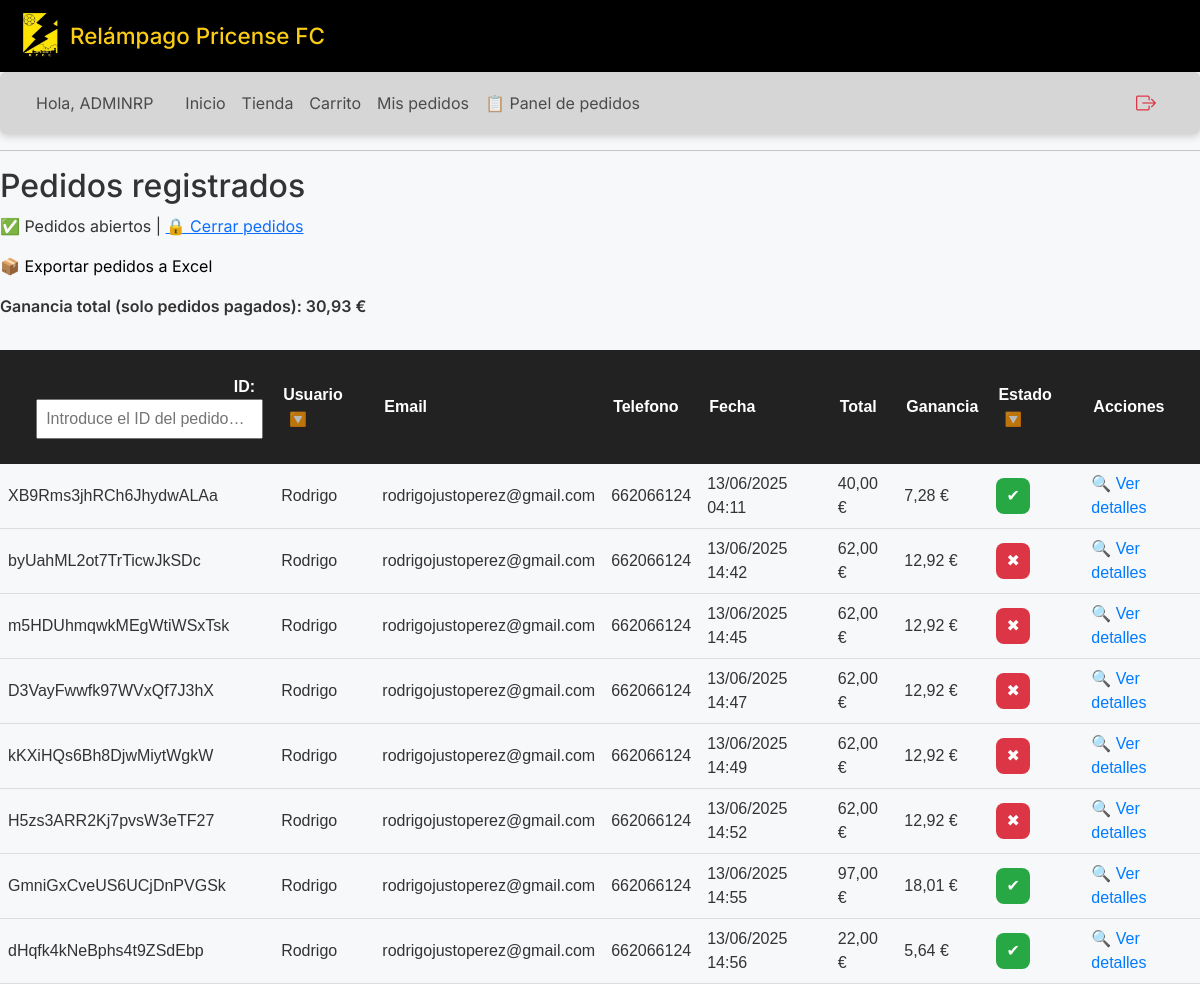
The app's page /panel/pedidos/ (signed in), older data.
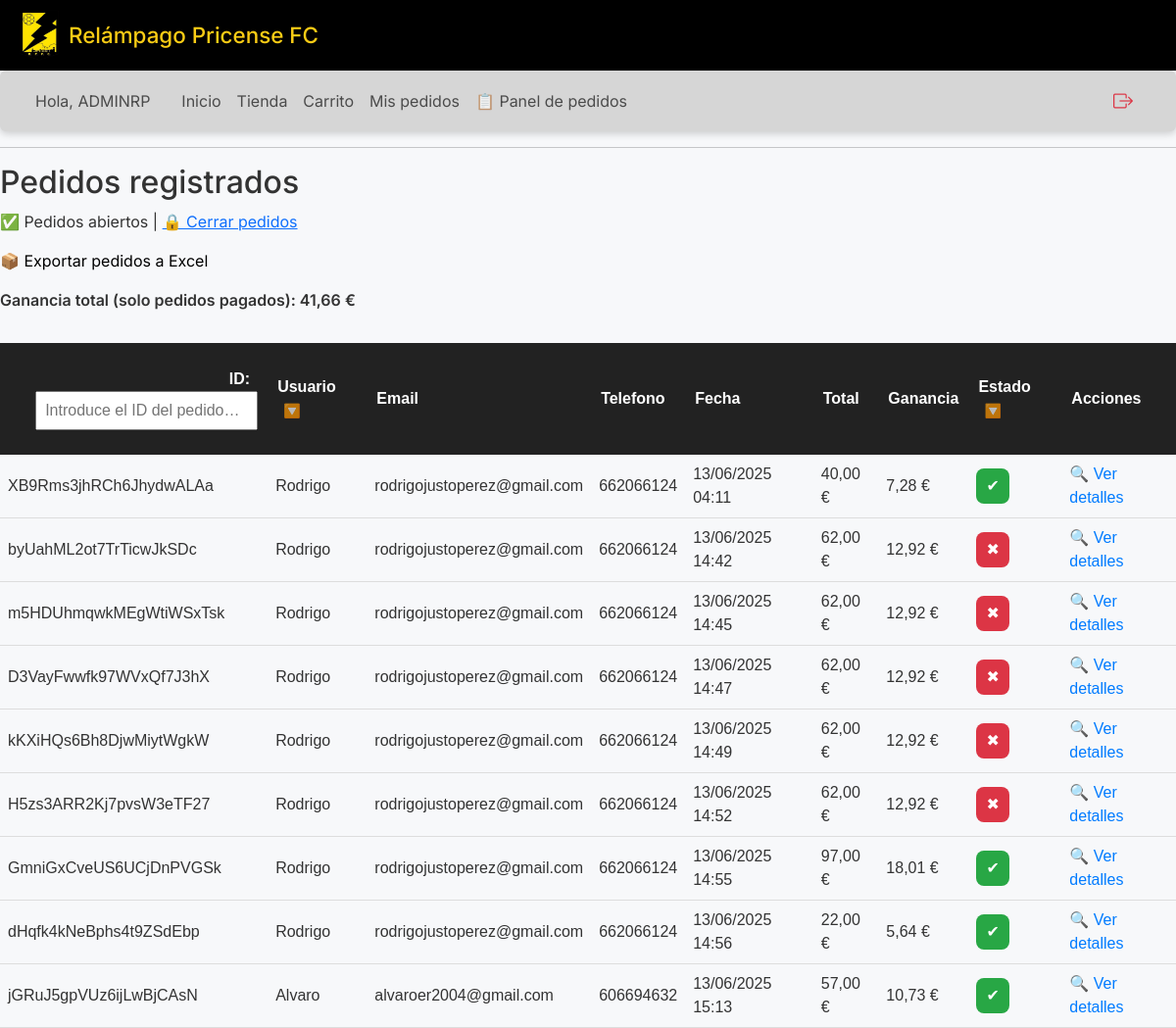
The same page, newer data.
### relampagoweb/models.py (models this page shows, shortened)
class Pedido(models.Model):
    usuario = models.ForeignKey(settings.AUTH_USER_MODEL, on_delete=models.CASCADE, related_name='pedidos')
    fecha = models.DateTimeField(auto_now_add=True)
    pagado = models.BooleanField(default=False)
    id = models.CharField(primary_key=True, max_length=22, default=shortuuid.uuid, editable=False)
    usar_descuento = models.BooleanField(default=False)
    from decimal import Decimal
    @property
    def total(self):
        PRECIO_CAMISETA_NORMAL   = Decimal('22.00')
        PRECIO_CAMISETA_DESC     = Decimal('20.00')
        total = Decimal('0.00')
        num_camisetas = 0
        for linea in self.lineas.all():
            if linea.compra_tipo == 'solo_camiseta':
                num_camisetas += 1
            else:
                total += linea.producto.precio
        if num_camisetas:
            pares   = (num_camisetas // 2) if self.usar_descuento else 0
            sueltas = num_camisetas - (pares * 2)
            total += (pares * 2) * PRECIO_CAMISETA_DESC
            total += sueltas * PRECIO_CAMISETA_NORMAL
        return total

class Usuario(AbstractBaseUser, PermissionsMixin):
    name = models.CharField(max_length=100)
    apellidos = models.CharField(max_length=100)
    telefono = models.CharField(max_length=20)
    email = models.EmailField(unique=True)
    is_active = models.BooleanField(default=True)
    is_staff = models.BooleanField(default=False)
    is_gestor = models.BooleanField(default=False)
    USERNAME_FIELD = 'email'
    REQUIRED_FIELDS = ['name', 'apellidos']
    objects = UsuarioManager()

class LineaPedido(models.Model):
    pedido = models.ForeignKey(Pedido, on_delete=models.CASCADE, related_name='lineas')
    producto = models.ForeignKey(Producto, on_delete=models.CASCADE)
    talla = models.CharField(max_length=10)
    nombre_dorsal = models.CharField(max_length=100, blank=True, null=True)
    numero_dorsal = models.PositiveIntegerField(blank=True, null=True)
    compra_tipo = models.CharField(max_length=20, blank=True, null=True)  # <- AÑADIDO
    precio_unitario = models.DecimalField(max_digits=6, decimal_places=2, default=0.00)
    costo_unitario  = models.DecimalField(max_digits=6, decimal_places=2, default=0.00)

class Producto(models.Model):
    TIPO_PRODUCTO = (
        ('Camiseta', 'Camiseta'),
        ('Equipación', 'Equipación'),
        ('Sudadera', 'Sudadera'),
    )
    nombre = models.CharField(max_length=100)
    tipo = models.CharField(max_length=20, choices=TIPO_PRODUCTO)
    descripcion = models.TextField(blank=True)
    imagen = models.ImageField(upload_to='productos/')
    precio = models.DecimalField(max_digits=6, decimal_places=2)
    precio_camiseta_sola = models.DecimalField(
        max_digits=6, decimal_places=2,
        null=True, blank=True,
        help_text="Coste unitario de la camiseta suelta (si procede)"
    )
    precio_camiseta_descuento = models.DecimalField(
        max_digits=6, decimal_places=2,
        null=True, blank=True,
        help_text="Coste unitario de la camiseta suelta con descuento (si procede)"
    )
    coste_provedor= models.DecimalField(
        max_digits=6, decimal_places=2,
        null=False, blank=True,
        help_text="Precio que pagamos al proveedor por el producto, usar para equipaciones completas y sudaderas",
        default=Decimal('35.00')
    )
    coste_provedor_camiseta = models.DecimalField(
        max_digits=6, decimal_places=2,
        null=True, blank=True,
        help_text="Precio que pagamos al proveedor por la equipación solo camiseta",
        default=Decimal('22.00')
    )

### relampagoweb/views.py (the view)
# urls.py: path('panel/pedidos/', lista_pedidos_view, name='lista_pedidos'),
@user_passes_test(es_admin)
def lista_pedidos_view(request):
    pedidos = Pedido.objects.prefetch_related('lineas__producto').order_by('-usuario__name')
    for pedido in pedidos:
        ganancia_pedido = Decimal('0.00')
        for linea in pedido.lineas.all():
            ganancia_pedido += (linea.precio_unitario - linea.costo_unitario)
        pedido.ganancia_calc = ganancia_pedido
    ganancias_totales = Decimal('0.00')
    lineas_pagadas = LineaPedido.objects.filter(pedido__pagado=True).only('precio_unitario', 'costo_unitario')
    for linea in lineas_pagadas:
        ganancias_totales += (linea.precio_unitario - linea.costo_unitario)
    config = get_configuracion()
    return render(request, 'admin/lista_pedidos.html', {
        'pedidos': pedidos,
        'config': config,
        'ganancias_totales': ganancias_totales,
    })

### relampagoweb/views.py (called while the page is built)
def es_admin(user):
    return user.is_authenticated and user.is_staff

def get_configuracion():
    config, created = Configuracion.objects.get_or_create(id=1)
    return config

### relampagoweb/templates/admin/lista_pedidos.html (shortened to what this page needs)
{% extends "base.html" %}
{% block content %}
<h2>Pedidos registrados</h2>
<p>
  {% if config.pedidos_abiertos %}
    ✅ Pedidos abiertos |
    <a href="{% url 'alternar_pedidos' %}">🔒 Cerrar pedidos</a>
  {% else %}
    ❌ Pedidos cerrados |
    <a href="{% url 'alternar_pedidos' %}">🔓 Abrir pedidos</a>
  {% endif %}
</p>
<p>
  <a href="{% url 'exportar_pedidos' %}" style="text-decoration: none; color: black;">
    📦 Exportar pedidos a Excel
  </a>
</p>
<p style="font-weight:600; margin-bottom:1em;">
  Ganancia total (solo pedidos pagados): {{ ganancias_totales|floatformat:2 }} €
</p>
<div class="table-responsive">
  <table id="tabla-pedidos">
    <thead>
      <tr>
        <th><div style="margin: 15px 0; text-align: right;">
  <label for="buscador-id" style="margin-right: 8px; font-weight: 600;">ID:</label>
  <input
    id="buscador-id"
    type="text"
    placeholder="Introduce el ID del pedido…"
    style="padding: 6px 8px; max-width: 260px;"
  >
</div></th>
        <th class="sortable">Usuario <span class="filtro-icono">🔽</span></th>
        <th>Email</th>
        <th>Telefono</th>
        <th>Fecha</th>
        <th>Total</th>
        <th>Ganancia</th>
        <th class="sortable">Estado <span class="filtro-icono">🔽</span></th>
        <th>Acciones</th>
      </tr>
    </thead>
    <tbody>
      {% for pedido in pedidos %}
      <tr>
        <td>{{ pedido.id }}</td>
        <td>{{ pedido.usuario.name }}</td>
        <td>{{ pedido.usuario.email }}</td>
        <td>{{ pedido.usuario.telefono }}</td>
        <td>{{ pedido.fecha|date:"d/m/Y H:i" }}</td>
        <td>{{ pedido.total }} €</td>
        <td>{{ pedido.ganancia_calc|floatformat:2 }} €</td>
        <td>
          <form method="POST" action="{% url 'cambiar_estado_pedido' pedido.id %}" class="estado-form">
            {% if pedido.pagado %}
              <button type="submit" class="estado-btn estado-pagado" title="Marcar como moroso">✔</button>
            {% else %}
              <button type="submit" class="estado-btn estado-moroso" title="Marcar como pagado">✖</button>
            {% endif %}
          </form>
        </td>
        <td>
          <a href="{% url 'detalle_pedido_admin' pedido.id %}" class="detalle-link">🔍 Ver detalles</a>
        </td>
      </tr>
      {% endfor %}
    </tbody>
  </table>
</div>
{% endblock %}

Row changes from the older to the newer data that the page shows:
added Pedido: id "jGRuJ5gpVUz6ijLwBjCAsN", usuario.name "Alvaro", usuario.email "alvaroer2004@gmail.com", usuario.telefono "606694632", fecha "13/06/2025 15:13", total "57,00", ganancia_calc "10,73"
Text that changed along with them:
{{ ganancias_totales|floatformat:2 }}: "30,93" → "41,66"
